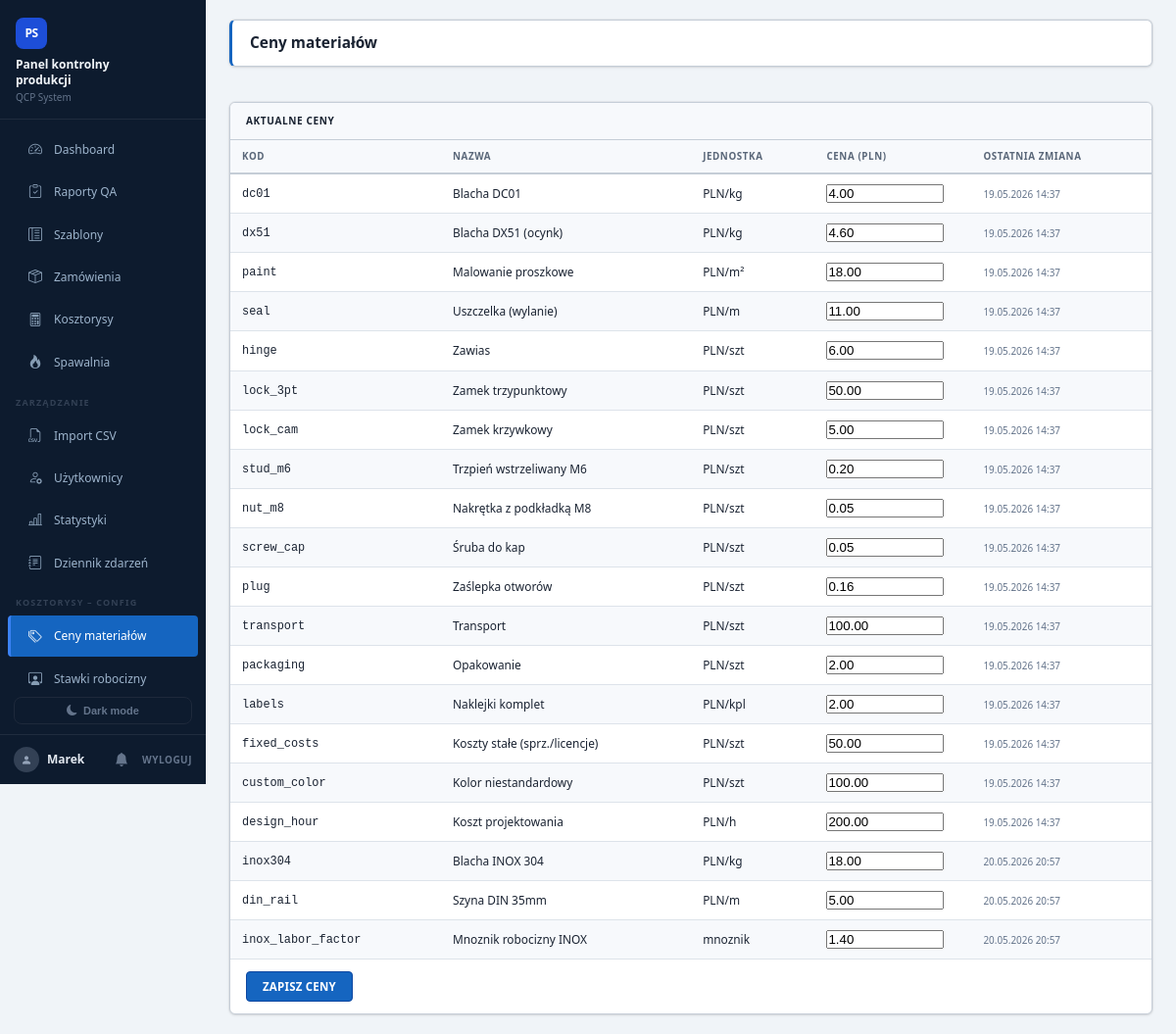
Screenshot of /kosztorys/admin/prices (signed in) with the database file from the repository.
### models.py (models this page shows, shortened)
class User(UserMixin, db.Model):
    __tablename__ = 'users'
    id = db.Column(db.Integer, primary_key=True)
    username = db.Column(db.String(64), unique=True, nullable=False)
    email = db.Column(db.String(120), unique=True, nullable=False)
    password_hash = db.Column(db.String(256), nullable=False)
    role = db.Column(db.String(16), nullable=False, default='kontroler')
    created_at = db.Column(db.DateTime, default=lambda: datetime.now(UTC))
    reports = db.relationship('Report', backref='author', lazy='dynamic',
                             foreign_keys='[Report.user_id]')
    @property
    def is_admin(self): return self.role == 'admin'

class MaterialPrice(db.Model):
    __tablename__ = 'material_prices'
    id             = db.Column(db.Integer, primary_key=True)
    code           = db.Column(db.String(64), unique=True, nullable=False)
    name           = db.Column(db.String(128), nullable=False)
    price          = db.Column(db.Float, nullable=False)
    unit           = db.Column(db.String(32), nullable=False)
    updated_at     = db.Column(db.DateTime, default=lambda: datetime.now(UTC))
    updated_by_id  = db.Column(db.Integer, db.ForeignKey('users.id'), nullable=True)
    updated_by     = db.relationship('User', foreign_keys=[updated_by_id])

### kosztorys/routes.py (the view, shortened to what this page needs)
@kosztorys_bp.route('/admin/prices', methods=['GET', 'POST'])
@login_required
@admin_required
def admin_prices():
    prices = MaterialPrice.query.order_by(MaterialPrice.id).all()
    return render_template('kosztorys/admin_prices.html', prices=prices)

### app.py (called while the page is built, shortened)
@login_manager.user_loader
def load_user(user_id):
    return db.session.get(User, int(user_id))

def _get_csrf_token() -> str:
    if '_csrf_token' not in session:
        session['_csrf_token'] = secrets.token_hex(32)
    return session['_csrf_token']

def _csrf_input():
    return Markup(f'<input type="hidden" name="_csrf_token" value="{_get_csrf_token()}">')

@app.template_filter('localdt')
def localdt_filter(dt, fmt='%d.%m.%Y %H:%M'):
    if dt is None:
        return ''
    if dt.tzinfo is None:
        dt = dt.replace(tzinfo=UTC)
    return dt.astimezone(LOCAL_TZ).strftime(fmt)

@app.before_request
def csrf_protect():
    if request.method not in ('POST', 'PUT', 'PATCH', 'DELETE'):
        return

@app.before_request
def check_session_timeout():
    if request.endpoint in ('login', 'static', 'sw_js', 'manifest_json'):
        return
    if current_user.is_authenticated:
        last = session.get('_last_activity')
        now = datetime.now(UTC)
        if last:
            last_dt = datetime.fromisoformat(last)
            if last_dt.tzinfo is None:
                last_dt = last_dt.replace(tzinfo=UTC)
        session['_last_activity'] = now.isoformat()

@app.context_processor
def _inject_globals():
    from datetime import date
    unread = 0
    pending_qa_reports = []
    pending_qa_count = 0
    if current_user.is_authenticated:
        unread = Alert.query.filter_by(recipient_id=current_user.id, is_read=False).count()
    return dict(unread_alerts=unread, today=date.today(),
                pending_qa_reports=pending_qa_reports,
                pending_qa_count=pending_qa_count)

### kosztorys/routes.py (called while the page is built)
def admin_required(f):
    @wraps(f)
    def decorated(*args, **kwargs):
        if not current_user.is_authenticated or not current_user.is_admin:
            abort(403)
        return f(*args, **kwargs)
    return decorated

### templates/kosztorys/admin_prices.html (shortened to what this page needs)
{% extends "admin/base_admin.html" %}
{% block admin_content %}
<div class="page-header">
  <h1 class="page-title">Ceny materiałów</h1>
</div>
<form method="post" action="{{ url_for('kosztorys.admin_prices') }}">
  <div class="card">
    <div class="card-header">Aktualne ceny</div>
    <div class="card-body" style="padding:0">
      <table class="data-table">
        <thead>
          <tr>
            <th>Kod</th>
            <th>Nazwa</th>
            <th>Jednostka</th>
            <th style="width:160px">Cena (PLN)</th>
            <th>Ostatnia zmiana</th>
          </tr>
        </thead>
        <tbody>
          {% for mp in prices %}
          <tr>
            <td><code>{{ mp.code }}</code></td>
            <td>{{ mp.name }}</td>
            <td>{{ mp.unit }}</td>
            <td>
              <input type="number" step="0.01" min="0"
                     name="price_{{ mp.code }}"
                     value="{{ '%.2f'|format(mp.price) }}"
                     class="input input--sm" style="width:120px">
            </td>
            <td>
              <small class="text-muted">
                {{ mp.updated_at | localdt('%d.%m.%Y %H:%M') }}
              </small>
            </td>
          </tr>
          {% endfor %}
        </tbody>
      </table>
    </div>
    <div class="card-footer" style="padding:12px 16px">
      <button type="submit" class="btn btn-primary">Zapisz ceny</button>
    </div>
  </div>
</form>
{% endblock %}

### templates/base.html (shortened to what this page needs)
<!DOCTYPE html>
<html lang="pl">
<head>
  <link rel="stylesheet" href="{{ url_for('static', filename='css/main.css') }}">
  <link rel="stylesheet" href="{{ url_for('static', filename='css/erp-design.css') }}">
  <link rel="stylesheet" href="https://cdn.jsdelivr.net/npm/bootstrap-icons@1.11.3/font/bootstrap-icons.min.css">
  {% if current_user.is_authenticated and current_user.is_admin %}
  <link rel="stylesheet" href="{{ url_for('static', filename='css/gridstack.min.css') }}">
  {% endif %}
</head>
<body class="light">
{% if current_user.is_authenticated and current_user.is_admin %}
<div class="app">
  <aside class="sidebar" id="sidebar">
    <div class="sidebar-logo">
      <div class="sidebar-logo-mark">PS</div>
      <div class="sidebar-logo-text">
        <div class="sidebar-title">Panel kontrolny<br>produkcji</div>
        <div class="sidebar-subtitle">QCP System</div>
      </div>
    </div>
    <nav class="sidebar-nav">
      <a href="{{ url_for('dashboard') }}"
         class="{% if request.endpoint == 'dashboard' %}active{% endif %}">
        <span class="nav-icon"><i class="bi bi-speedometer2"></i></span>
        <span>Dashboard</span>
      </a>
      <a href="{{ url_for('reports_list') }}"
         class="{% if request.endpoint in ('reports_list','report_detail') %}active{% endif %}">
        <span class="nav-icon"><i class="bi bi-clipboard-check"></i></span>
        <span>Raporty QA</span>
      </a>
      <a href="{{ url_for('admin_templates') }}"
         class="{% if request.endpoint and ('template' in request.endpoint or 'category' in request.endpoint or 'task' in request.endpoint) %}active{% endif %}">
        <span class="nav-icon"><i class="bi bi-layout-text-sidebar-reverse"></i></span>
        <span>Szablony</span>
      </a>
      <a href="{{ url_for('orders_list') }}"
         class="{% if request.endpoint and 'orders' in request.endpoint and request.endpoint != 'orders_import_csv' %}active{% endif %}">
        <span class="nav-icon"><i class="bi bi-box-seam"></i></span>
        <span>Zamówienia</span>
      </a>
      <a href="{{ url_for('kosztorys.list_quotes') }}"
         class="{% if request.endpoint and request.endpoint.startswith('kosztorys.') and request.endpoint not in ('kosztorys.admin_prices','kosztorys.admin_rates','kosztorys.admin_cabinets','kosztorys.admin_catalog') %}active{% endif %}">
        <span class="nav-icon"><i class="bi bi-calculator"></i></span>
        <span>Kosztorysy</span>
      </a>
      <a href="{{ url_for('spawalnia.list_records') }}"
         class="{% if request.endpoint and request.endpoint.startswith('spawalnia.') %}active{% endif %}">
        <span class="nav-icon"><i class="bi bi-fire"></i></span>
        <span>Spawalnia</span>
      </a>
      <div class="sidebar-section">Zarządzanie</div>
      <a href="{{ url_for('orders_import_csv') }}"
         class="{% if request.endpoint == 'orders_import_csv' %}active{% endif %}">
        <span class="nav-icon"><i class="bi bi-filetype-csv"></i></span>
        <span>Import CSV</span>
      </a>
      <a href="{{ url_for('admin_users') }}"
         class="{% if request.endpoint and 'user' in request.endpoint %}active{% endif %}">
        <span class="nav-icon"><i class="bi bi-person-gear"></i></span>
        <span>Użytkownicy</span>
      </a>
      <a href="{{ url_for('admin_stats') }}"
         class="{% if request.endpoint == 'admin_stats' %}active{% endif %}">
        <span class="nav-icon"><i class="bi bi-bar-chart-line"></i></span>
        <span>Statystyki</span>
      </a>
      <a href="{{ url_for('admin_audit_log') }}"
         class="{% if request.endpoint == 'admin_audit_log' %}active{% endif %}">
        <span class="nav-icon"><i class="bi bi-journal-text"></i></span>
        <span>Dziennik zdarzeń</span>
      </a>
      <div class="sidebar-section">Kosztorysy – config</div>
      <a href="{{ url_for('kosztorys.admin_prices') }}"
         class="{% if request.endpoint == 'kosztorys.admin_prices' %}active{% endif %}">
        <span class="nav-icon"><i class="bi bi-tags"></i></span>
        <span>Ceny materiałów</span>
      </a>
      <a href="{{ url_for('kosztorys.admin_rates') }}"
         class="{% if request.endpoint == 'kosztorys.admin_rates' %}active{% endif %}">
        <span class="nav-icon"><i class="bi bi-person-workspace"></i></span>
        <span>Stawki robocizny</span>
      </a>
    </nav>
    <button class="theme-toggle" id="theme-toggle" type="button">
      <i class="bi bi-moon-fill" id="theme-icon"></i>
      <span id="theme-label">Dark mode</span>
    </button>
    <div class="sidebar-footer">
      <div class="avatar"><i class="bi bi-person-fill"></i></div>
      <span class="user-name" title="{{ current_user.username }}">{{ current_user.username }}</span>
      <a href="{{ url_for('alerts_list') }}"
         class="alert-bell-link {% if unread_alerts > 0 %}has-alerts{% endif %}"
         title="Alerty{% if unread_alerts > 0 %} ({{ unread_alerts }} nowych){% endif %}">
        <i class="bi bi-bell-fill"></i>
      </a>
      <a href="{{ url_for('logout') }}" class="logout-link">Wyloguj</a>
    </div>
  </aside>
{% endif %}
<main class="{% if current_user.is_authenticated and current_user.is_admin %}main-content{% else %}wk-main{% endif %}">
  {% block content %}{% endblock %}
</main>
{% if current_user.is_authenticated and current_user.is_admin %}
</div>
{% else %}
</div>
{% endif %}
</body>
</html>

### static/css/erp-design.css (style rules this page uses)
:root { --erp-blue: #1565C0; --erp-blue-dark: #0D47A1; --erp-blue-light: #E3F0FF; --erp-blue-mid: #1976D2; --erp-bg: #F0F4F8; --erp-panel: #ffffff; --erp-border: #C5CDD7; --erp-border-lt: #DDE3EA; --erp-text: #1A2332; --erp-muted: #5A6779; --erp-row-alt: #F7F9FC; --erp-row-hover: #EBF2FB; --erp-header-bg: #1565C0; --erp-header-text: #ffffff; --erp-ok: #1B6B3A; --erp-ok-bg: #E8F5EE; --erp-ok-border: #A8D5BC; --erp-ng: #C62828; --erp-ng-bg: #FDECEA; --erp-ng-border: #F0AAAA; --erp-dw: #E65100; --erp-dw-bg: #FFF3E0; --erp-dw-border: #FFCC80; --erp-na: #546E7A; --erp-na-bg: #ECEFF1; --erp-shadow: 0 1px 3px rgba(0,0,0,.10), 0 0 0 1px rgba(0,0,0,.04); --erp-shadow-md: 0 4px 12px rgba(0,0,0,.12), 0 1px 4px rgba(0,0,0,.06); --erp-radius: 4px; --erp-radius-lg: 6px; }
body:not(.login-page) { background: var(--erp-bg) !important; color: var(--erp-text) !important; }
.card { background: var(--erp-panel) !important; border: 1px solid var(--erp-border) !important; border-radius: var(--erp-radius-lg) !important; box-shadow: var(--erp-shadow) !important; }
.card-header { background: var(--erp-row-alt) !important; border-bottom: 1px solid var(--erp-border) !important; color: var(--erp-text) !important; font-size: 0.72rem !important; letter-spacing: 0.06em !important; text-transform: uppercase !important; font-weight: 700 !important; padding: 10px 16px !important; }
.page-header { display: flex; align-items: center; justify-content: space-between; flex-wrap: wrap; gap: 12px; margin-bottom: 20px; padding: 14px 18px; background: var(--erp-panel); border: 1px solid var(--erp-border); border-radius: var(--erp-radius-lg); box-shadow: var(--erp-shadow); border-left: 3px solid var(--erp-blue); }
.page-title { font-size: 1.1rem !important; font-weight: 700 !important; color: var(--erp-text) !important; letter-spacing: 0 !important; }
table.table, table.data-table { background: var(--erp-panel) !important; border-collapse: collapse !important; font-size: 0.85rem !important; }
table.table th, table.data-table th { background: var(--erp-row-alt) !important; color: var(--erp-muted) !important; font-size: 0.70rem !important; font-weight: 700 !important; letter-spacing: 0.06em !important; text-transform: uppercase !important; border-bottom: 2px solid var(--erp-border) !important; padding: 9px 12px !important; white-space: nowrap !important; }
table.table td, table.data-table td { border-bottom: 1px solid var(--erp-border-lt) !important; padding: 9px 12px !important; color: var(--erp-text) !important; vertical-align: middle !important; }
table.data-table tbody tr:nth-child(even) { background: var(--erp-row-alt) !important; }
.btn { font-size: 0.82rem !important; font-weight: 600 !important; letter-spacing: 0.02em !important; border-radius: var(--erp-radius) !important; padding: 7px 16px !important; transition: all .15s !important; border: 1px solid transparent !important; }
.btn-primary { background: var(--erp-blue) !important; border-color: var(--erp-blue-dark) !important; color: #fff !important; }
.main-content { background: var(--erp-bg) !important; }
.sidebar { background: #0D1B2E !important; }
.sidebar-logo { border-bottom: 1px solid rgba(255,255,255,.08) !important; }
.sidebar-nav a { color: #9DB4CC !important; border-radius: 4px !important; margin: 1px 8px !important; }
.sidebar-nav a.active { background: var(--erp-blue) !important; color: #fff !important; }
.sidebar-footer { border-top: 1px solid rgba(255,255,255,.08) !important; }

### rows the page displays
User: username "Marek"
MaterialPrice: code "dc01", name "Blacha DC01", unit "PLN/kg", price "4.00", updated_at|localdt "19.05.2026 14:37"
MaterialPrice: code "dx51", name "Blacha DX51 (ocynk)", unit "PLN/kg", price "4.60", updated_at|localdt "19.05.2026 14:37"
MaterialPrice: code "paint", name "Malowanie proszkowe", unit "PLN/m²", price "18.00", updated_at|localdt "19.05.2026 14:37"
MaterialPrice: code "seal", name "Uszczelka (wylanie)", unit "PLN/m", price "11.00", updated_at|localdt "19.05.2026 14:37"
MaterialPrice: code "hinge", name "Zawias", unit "PLN/szt", price "6.00", updated_at|localdt "19.05.2026 14:37"
MaterialPrice: code "lock_3pt", name "Zamek trzypunktowy", unit "PLN/szt", price "50.00", updated_at|localdt "19.05.2026 14:37"
MaterialPrice: code "lock_cam", name "Zamek krzywkowy", unit "PLN/szt", price "5.00", updated_at|localdt "19.05.2026 14:37"
MaterialPrice: code "stud_m6", name "Trzpień wstrzeliwany M6", unit "PLN/szt", price "0.20", updated_at|localdt "19.05.2026 14:37"
MaterialPrice: code "nut_m8", name "Nakrętka z podkładką M8", unit "PLN/szt", price "0.05", updated_at|localdt "19.05.2026 14:37"
MaterialPrice: code "screw_cap", name "Śruba do kap", unit "PLN/szt", price "0.05", updated_at|localdt "19.05.2026 14:37"
MaterialPrice: code "plug", name "Zaślepka otworów", unit "PLN/szt", price "0.16", updated_at|localdt "19.05.2026 14:37"
MaterialPrice: code "transport", name "Transport", unit "PLN/szt", price "100.00", updated_at|localdt "19.05.2026 14:37"
MaterialPrice: code "packaging", name "Opakowanie", unit "PLN/szt", price "2.00", updated_at|localdt "19.05.2026 14:37"
MaterialPrice: code "labels", name "Naklejki komplet", unit "PLN/kpl", price "2.00", updated_at|localdt "19.05.2026 14:37"
MaterialPrice: code "fixed_costs", name "Koszty stałe (sprz./licencje)", unit "PLN/szt", price "50.00", updated_at|localdt "19.05.2026 14:37"
MaterialPrice: code "custom_color", name "Kolor niestandardowy", unit "PLN/szt", price "100.00", updated_at|localdt "19.05.2026 14:37"
MaterialPrice: code "design_hour", name "Koszt projektowania", unit "PLN/h", price "200.00", updated_at|localdt "19.05.2026 14:37"
MaterialPrice: code "inox304", name "Blacha INOX 304", unit "PLN/kg", price "18.00", updated_at|localdt "20.05.2026 20:57"
MaterialPrice: code "din_rail", name "Szyna DIN 35mm", unit "PLN/m", price "5.00", updated_at|localdt "20.05.2026 20:57"
MaterialPrice: code "inox_labor_factor", name "Mnoznik robocizny INOX", unit "mnoznik", price "1.40", updated_at|localdt "20.05.2026 20:57"
